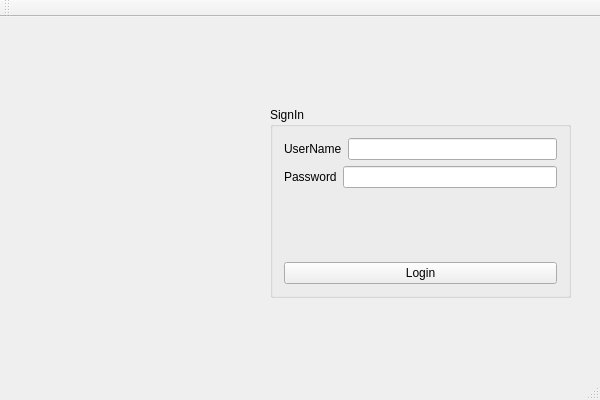
<?xml version="1.0" encoding="UTF-8"?>
<ui version="4.0">
 <class>MainWindow</class>
 <widget class="QMainWindow" name="MainWindow">
  <property name="geometry">
   <rect>
    <x>0</x>
    <y>0</y>
    <width>600</width>
    <height>400</height>
   </rect>
  </property>
  <property name="windowTitle">
   <string>MainWindow</string>
  </property>
  <widget class="QWidget" name="centralWidget">
   <widget class="QGroupBox" name="groupBox">
    <property name="geometry">
     <rect>
      <x>270</x>
      <y>90</y>
      <width>301</width>
      <height>191</height>
     </rect>
    </property>
    <property name="title">
     <string>SignIn</string>
    </property>
    <layout class="QGridLayout" name="gridLayout">
     <item row="0" column="0">
      <layout class="QVBoxLayout" name="verticalLayout">
       <item>
        <layout class="QHBoxLayout" name="horizontalLayout_2">
         <item>
          <widget class="QLabel" name="label">
           <property name="text">
            <string>UserName</string>
           </property>
          </widget>
         </item>
         <item>
          <widget class="QLineEdit" name="lineEdit_username"/>
         </item>
        </layout>
       </item>
       <item>
        <layout class="QFormLayout" name="formLayout">
         <item row="0" column="0">
          <widget class="QLabel" name="label_2">
           <property name="text">
            <string>Password</string>
           </property>
          </widget>
         </item>
         <item row="0" column="1">
          <widget class="QLineEdit" name="lineEdit_password">
           <property name="echoMode">
            <enum>QLineEdit::Password</enum>
           </property>
          </widget>
         </item>
        </layout>
       </item>
      </layout>
     </item>
     <item row="1" column="0">
      <widget class="QPushButton" name="pushButton_Login">
       <property name="text">
        <string>Login</string>
       </property>
      </widget>
     </item>
    </layout>
   </widget>
   <widget class="QLabel" name="label_picture">
    <property name="geometry">
     <rect>
      <x>30</x>
      <y>90</y>
      <width>201</width>
      <height>171</height>
     </rect>
    </property>
    <property name="text">
     <string/>
    </property>
   </widget>
  </widget>
  <widget class="QMenuBar" name="menuBar">
   <property name="geometry">
    <rect>
     <x>0</x>
     <y>0</y>
     <width>600</width>
     <height>20</height>
    </rect>
   </property>
  </widget>
  <widget class="QToolBar" name="mainToolBar">
   <attribute name="toolBarArea">
    <enum>TopToolBarArea</enum>
   </attribute>
   <attribute name="toolBarBreak">
    <bool>false</bool>
   </attribute>
  </widget>
  <widget class="QStatusBar" name="statusBar"/>
 </widget>
 <layoutdefault spacing="6" margin="11"/>
 <resources/>
 <connections/>
</ui>
